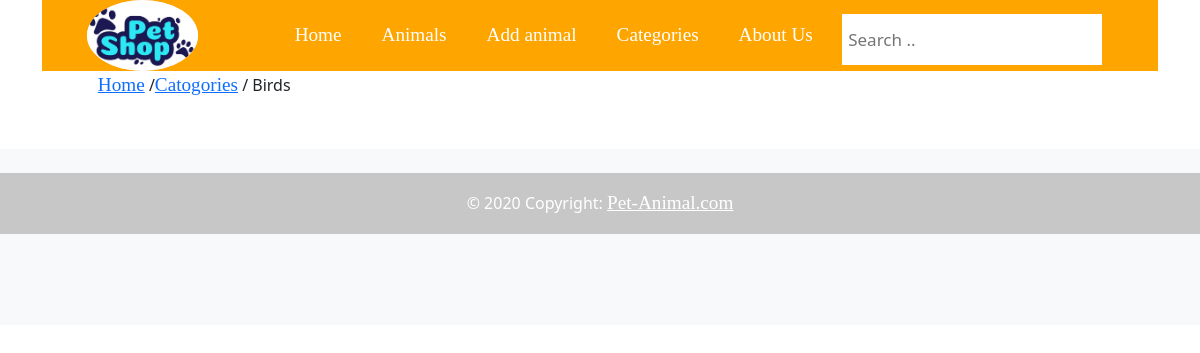
Page /catogries/5 on the earlier database version.
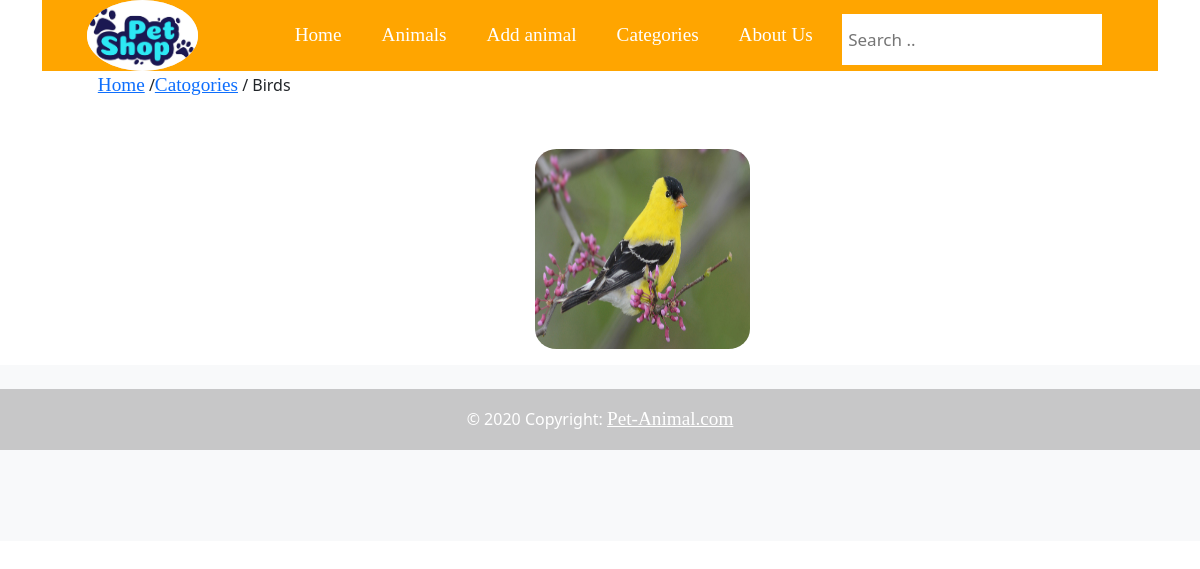
Same page on the later database version.
### user/models.py (models this page shows, shortened)
class Category(models.Model):
    name=models.CharField(max_length=200)
    created_at=models.DateTimeField(auto_now_add=True)
    updated_at=models.DateTimeField(auto_now=True)

class Animal(models.Model):
    animal_name=models.CharField(max_length=200)
    description=models.TextField()
    price=models.IntegerField()
    age=models.FloatField()
    image=models.ImageField(upload_to='Media', blank=True)
    isDelete=models.BooleanField()
    isAccepted=models.BooleanField()
    added_by=models.ForeignKey(User,related_name='added_animals', on_delete=models.CASCADE)
    category=models.ForeignKey(Category,related_name='animals_in_this_category', on_delete=models.CASCADE)
    created_at=models.DateTimeField(auto_now_add=True)
    updated_at=models.DateTimeField(auto_now=True)
    objects=CUserManager()

### user/views.py (the view)
# urls.py: path('catogries/<int:catogory_id>', views.catogoryview),
def catogoryview(request, catogory_id):
    catogory = Category.objects.get(id=catogory_id)
    context = {
        'categories': Category.objects.filter(id=catogory_id),
        'animal_in_categories': Animal.objects.filter(category=catogory).filter(isDelete=False),
        'animals' : Animal.objects.all()
    }
    return render(request, 'all_animal_catg.html', context)

### user/templates/all_animal_catg.html (shortened to what this page needs)
<!DOCTYPE html>
<html lang="en">
<head>
    {% load static %}
    <link rel="stylesheet" href="{% static 'css/all_animals.css' %}">
    <link rel="stylesheet" href="{% static 'css/mainPage.css' %}">
    <link href="https://cdn.jsdelivr.net/npm/bootstrap@5.1.3/dist/css/bootstrap.min.css" rel="stylesheet">
</head>
<body>
    <div class="container">
        <header>
            <div class="image-container">
                <img src="static/image/LOGO.png" alt="">
            </div>
            <ul class="nav">
                <li class="nav-item">
                  <a  aria-current="page" href="/mainPage">Home</a>
                </li>
                <li class="nav-item">
                  <a  href="/showAllAnimals">Animals</a>
                </li>
                <li class="nav-item">
                  <a href="/addAnimalPage">Add animal</a>
                </li>
                <li class="nav-item">
                  <a href="/allCategories">Categories</a>
                </li>
                <li class="nav-item">
                    <a href="/aboutUs">About Us</a>
                  </li>
              </ul>
            <div class="search-container">
                    <div class="input-box">
                        <input type="text" id="search" placeholder="Search .. " required>
                      </div>
              </div>
        </header>
        <div class="main">
            <div id="location">
                {%for catogory in categories%}
                <p><a href="/mainPage">Home</a> /<a href="/allCategories">Catogories</a> / {{catogory.name}}</p>
                {%endfor%}
            </div>
            <div id="all_animals">
                {% for animals in animal_in_categories %}
                <div id="animal" name="cat-1">
                   <a href="/showAnimalInfo/{{animals.id}}"> <img id="img-2" src=/Media/{{animals.image}} alt="dog-pic"> </a>
                </div>
                {%endfor%}
            </div>
        </div>
    </div>
    <footer class="bg-light text-center text-white">
      <div class="container p-4 pb-0">
      </div>
      <div class="text-center p-3" style="background-color: rgba(0, 0, 0, 0.2);">
        © 2020 Copyright:
        <a class="text-white" href="https://mdbootstrap.com/">Pet-Animal.com</a>
      </div>
    </footer>
</body>
</html>

Differences in the rows shown:
added Animal: image (picture)
